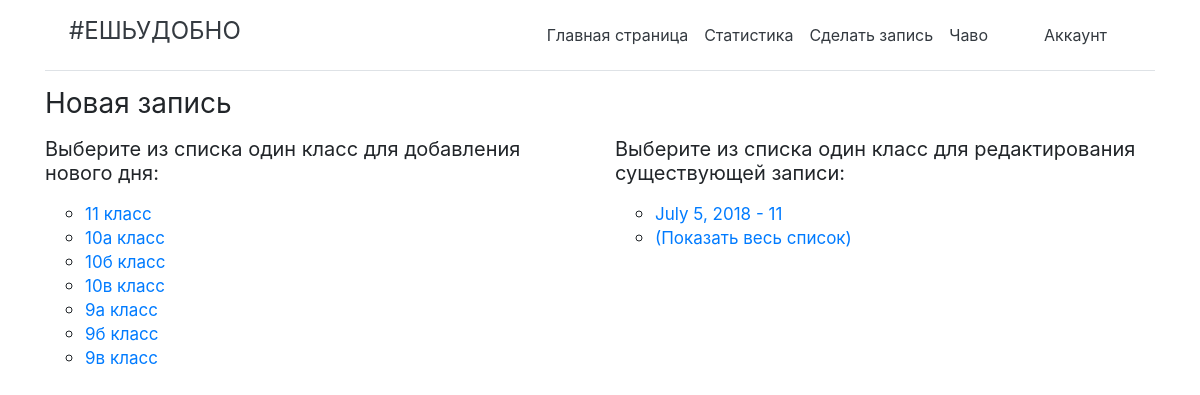
/write/ (signed in), run on an earlier commit of the app's database.
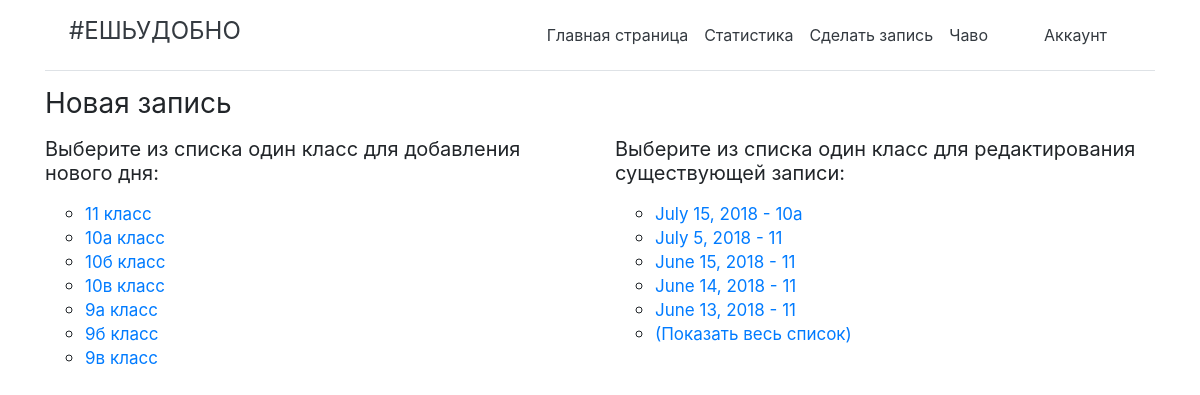
And on a later commit of the database.
### app/models.py (models this page shows, shortened)
class SchoolClass(models.Model):
    school_class = models.CharField(max_length=10, help_text = 'Класс')
    class Meta:
    	ordering = ['school_class']

class State(models.Model):
    date = models.DateField(help_text = '- в формате гггг-мм-дд')
    status = models.CharField(max_length=1)
    people = models.ManyToManyField(People,
        help_text = '-выберите только тех, кто пришел!',
        related_name="peoples",
        blank = 'true')
    school_class = models.CharField(max_length=10)
    school_class_id = models.CharField(max_length=10)
    author = models.CharField(max_length=100)
    availability = models.CharField(max_length=2)
    class Meta:
        ordering = ['date']

### app/views.py (the view)
# urls.py: path('write/', views.writeindex, name = 'writeindex'),
@login_required
def writeindex(request):
    if request.user.groups.get().name == 'Writer':
        school_class = SchoolClass.objects.order_by('id')
        state_list = State.objects.filter(availability='+').order_by('-date')[0:5]
        return render(
            request,
            'app/writeindex.html',
            context = {'class':school_class, 'state_list':state_list})
    else:
        return render(
            request,
            'app/permissions.html')

### app/templates/app/writeindex.html (shortened to what this page needs)
{% extends "base_generic.html" %}
{% block content %}
<div class="container">
  <h3 class="font-weight-normal">Новая запись</<h3>
  <div class="row">
    <div class="col-sm-6">
      <h5 class="font-weight-normal">Выберите из списка один класc для добавления нового дня:</<h5>
      <ul class="ul">
        {% if class %}
          {% for i in class %}
            <li><a href='{{ i.id }}' class="href">{{i.school_class}} класс</a></li>
          {% endfor %}
          {% else %}
            <li class="list">Список пуст!</li>
        {% endif %}
      </ul>
    </div>
    <div class="col-sm-6">
      <h5 class="font-weight-normal">Выберите из списка один класс для редактирования существующей записи:</<h5>
      <ul class="ul">
        {% if state_list %}
          {% for i in state_list %}
            <li><a href="edit/{{i.id}}" class="href">{{i.date}} - {{i.school_class}}</a></li>
          {% endfor %}
            <li><a href="{% url 'list'%}" class="href">(Показать весь список)</a></li>
        {% else %}
          <li>Список пуст!</li>
        {% endif %}
      </ul>
    </div>
  </div>
</div>
{% endblock %}

What changed in the data, as far as the page shows it:
added State: date "July 15, 2018", school_class "10а"
added State: date "June 15, 2018", school_class "11"
added State: date "June 14, 2018", school_class "11"
added State: date "June 13, 2018", school_class "11"
